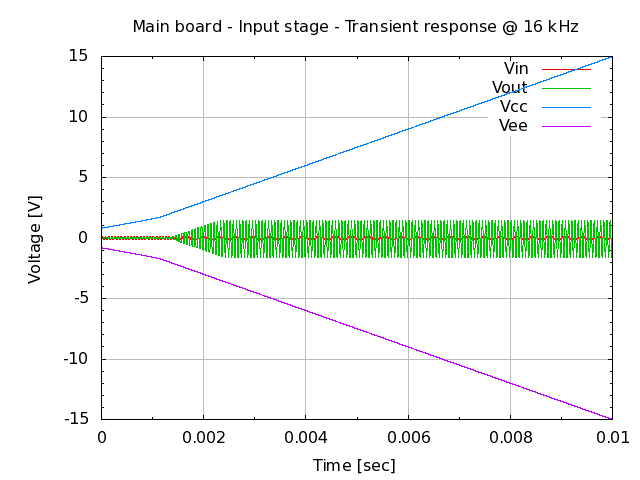

Reproduce this figure in gnuplot.
# setup terminal
set term png

# setup graph
set output "26.000.00.02.03-1.png"
set title "Main board - Input stage - Transient response @ 16 kHz"

# setup Y-axis
set yrange [-15:15]
set grid ytics lt 1 lw 1 lc rgb "#bbbbbb"
set mytics
set ylabel "Voltage [V]"

# setup X-axis
set grid xtics lt 1 lw 1 lc rgb "#bbbbbb"
set mxtics
set xlabel "Time [sec]"

# setup plot style
set style data lines
plot '26.000.00.02.03.dat' using 1:2 title "Vin", \
     '26.000.00.02.03.dat' using 1:3 title "Vout", \
     '26.000.00.02.03.dat' using 1:4 title "Vcc", \
     '26.000.00.02.03.dat' using 1:5 title "Vee"

# set output back to default
set output

# reset terminal type
set terminal pop
